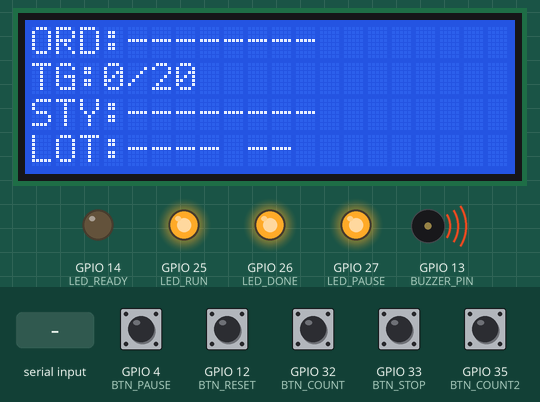
Bench run of a sketch on a simulated ESP32. Parts: 20×4 character LCD, output pins drawn as LEDs (lit = HIGH), buzzer (waves = sounding, pin HIGH). Inputs (shaded band) come from the test bench; at power-on: GPIO 4 (BTN_PAUSE), GPIO 12 (BTN_RESET), GPIO 32 (BTN_COUNT), GPIO 33 (BTN_STOP), GPIO 35 (BTN_COUNT2) HIGH. WiFi joins after 1.5 s; servers stay silent unless stated; uploads are accepted with an empty reply; what the sketch prints to the serial monitor is not drawn.

Above: at 5.1 s.
5.2 s: GPIO 12 (BTN_RESET) pulled LOW for 0.15 s
At 5.36 s:
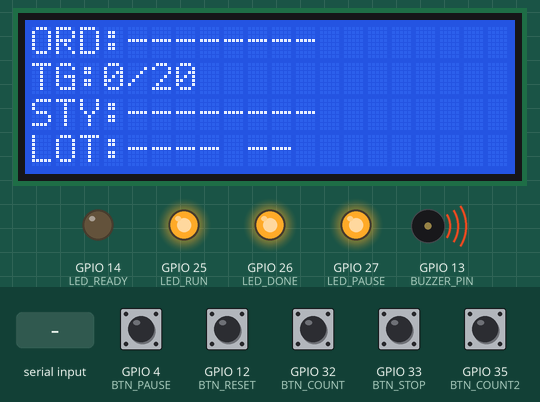
6.9 s: "unknown\n" received over the second serial link
At 8.4 s:
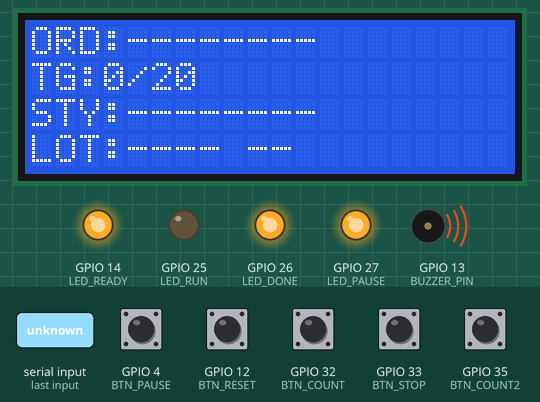
8.7 s: GPIO 32 (BTN_COUNT) pulled LOW for 0.15 s
At 9.3 s:
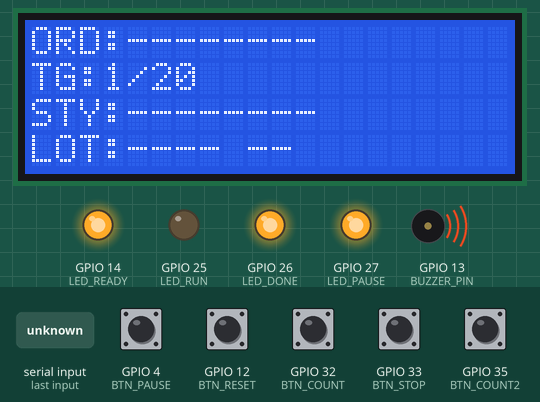
10.3 s: GPIO 4 (BTN_PAUSE) pulled LOW for 0.15 s
At 11.1 s:
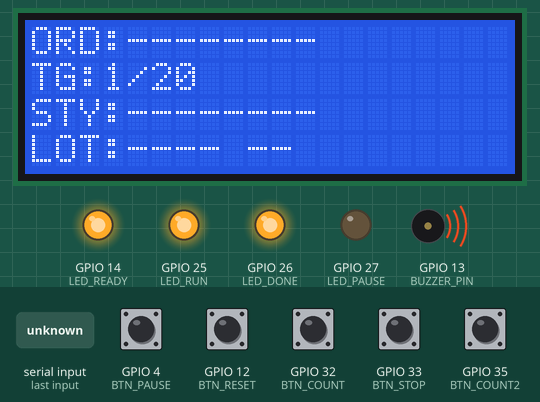
11.9 s: GPIO 33 (BTN_STOP) pulled LOW for 0.15 s
At 12.05 s:
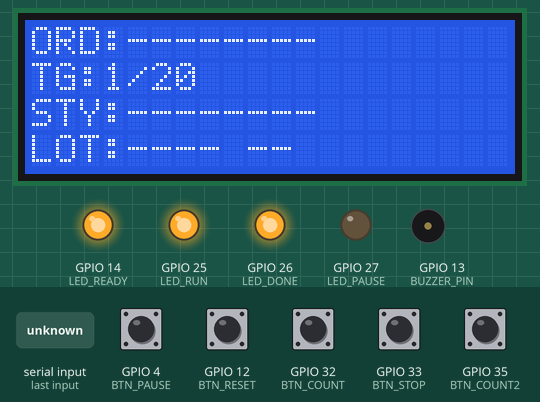
13.6 s: "1\n" received over the second serial link
At 14.7 s:
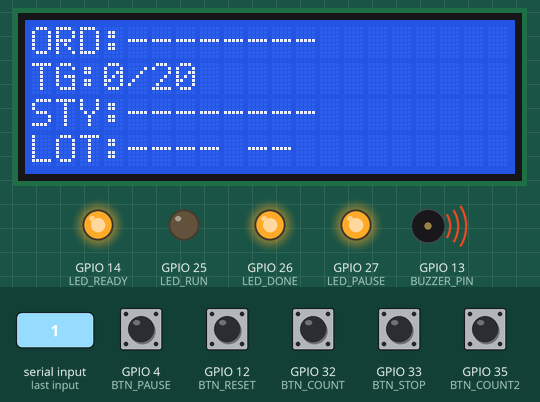
Timing chart, 0 to 16.4 s (numbered marks = the images above; inputs shaded):
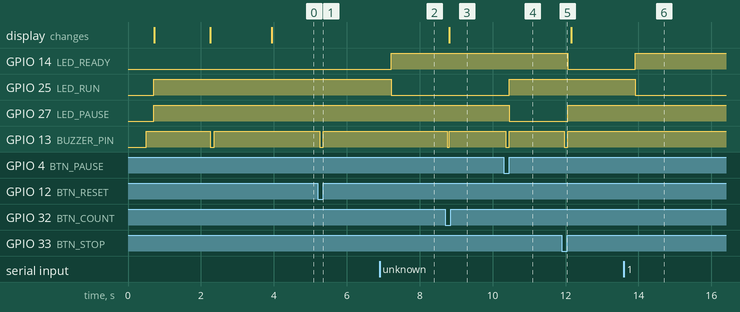

Measured:
- after the input at 5.2 s, GPIO 13 (BUZZER_PIN): HIGH → LOW after 0.06 s, → HIGH 0.10 s later
- after the input at 6.9 s, GPIO 14 (LED_READY): LOW → HIGH after 0.32 s; GPIO 25 (LED_RUN): HIGH → LOW after 0.32 s
- after the input at 8.7 s, GPIO 13 (BUZZER_PIN): HIGH → LOW after 0.05 s, → HIGH 0.05 s later; the display: changes after 0.11 s (image 3)
- after the input at 10.3 s, GPIO 25 (LED_RUN): LOW → HIGH after 0.16 s; GPIO 27 (LED_PAUSE): HIGH → LOW after 0.16 s; GPIO 13 (BUZZER_PIN): HIGH → LOW after 0.06 s, → HIGH 0.10 s later
- after the input at 11.9 s, GPIO 14 (LED_READY): HIGH → LOW after 0.16 s; GPIO 27 (LED_PAUSE): LOW → HIGH after 0.16 s; GPIO 13 (BUZZER_PIN): HIGH → LOW after 0.06 s, → HIGH 0.10 s later
- after the input at 13.6 s, GPIO 14 (LED_READY): LOW → HIGH after 0.32 s; GPIO 25 (LED_RUN): HIGH → LOW after 0.32 s

The sketch:

QR-speaker.ino
```cpp
// ============================================================
//  ESP32 Counter + Barcode Scanner (UART) + WiFi HTTP POST + LCD 20x4
//  🔵 ฟ้า=READY | 🟢 เขียว=RUN | 🟡 เหลือง=PAUSE | 🔴 แดง=DONE
// ============================================================

#include <WiFi.h>
#include <HTTPClient.h>
#include <ArduinoJson.h>
#include <Wire.h>
#include <LiquidCrystal_I2C.h>
#include <esp_task_wdt.h>

// ─── WiFi ───────────────────────────────────────────────────
const char* WIFI_SSID     = "-";
const char* WIFI_PASSWORD = "-";
const char* ENDPOINT_URL  = "http://10.0.32.70:50000/api/TEAM_A/api/iot/barcode/data";
const char* BASE_URL      = "http://10.0.32.70:50000/api/TEAM_A";
const char* TEAM_NAME     = "TEAM I";

// ─── Target ─────────────────────────────────────────────────
#define DEFAULT_TARGET 20

// ─── LCD ────────────────────────────────────────────────────
LiquidCrystal_I2C lcd(0x27, 20, 4);

// ─── Barcode Scanner UART ───────────────────────────────────
#define SCANNER_RX   17
#define SCANNER_TX   16
#define SCANNER_BAUD 9600
HardwareSerial scannerSerial(2);

// ─── Buzzer ─────────────────────────────────────────────────
#define BUZZER_PIN 13

// ─── Buttons ────────────────────────────────────────────────
#define BTN_STOP    33
#define BTN_PAUSE   4
#define BTN_RESET   12
#define BTN_COUNT   32
#define BTN_COUNT2  35

// ─── LEDs ───────────────────────────────────────────────────
#define LED_READY  14
#define LED_RUN    25
#define LED_PAUSE  27
#define LED_DONE   26

// ─── Debounce ───────────────────────────────────────────────
#define DEBOUNCE_MS 50

// ─── Status codes ───────────────────────────────────────────
#define STATUS_START  1
#define STATUS_COUNT  2
#define STATUS_BREAK  3
#define STATUS_PAUSE  4
#define STATUS_RESUME 5
#define STATUS_RESET  6
#define STATUS_FINISH 7

// ─── IP ─────────────────────────────────────────────────────
String deviceIP = "unknown";

// ─── ข้อมูลจาก server ───────────────────────────────────────
String infoStyle    = "";
String infoLot      = "";
String infoColor    = "";
int    infoOrderQty = 0;
bool   dataFound    = false;

// ─── Function prototype ──────────────────────────────────────
void updateLCD(bool forceRedraw = false);

// ============================================================
//  Structs
// ============================================================
struct Button {
  uint8_t       pin;
  int           lastState;
  int           stableState;
  unsigned long lastChangeTime;
  bool          triggered;
};

struct PostRequest {
  int           status;
  String        uid;
  int           count;
  unsigned long workTime;
  unsigned long pauseTime;
  bool          pending;
};

// ─── Buttons ────────────────────────────────────────────────
Button btnStop   = { BTN_STOP,   HIGH, HIGH, 0, false };
Button btnPause  = { BTN_PAUSE,  HIGH, HIGH, 0, false };
Button btnReset  = { BTN_RESET,  HIGH, HIGH, 0, false };
Button btnCount  = { BTN_COUNT,  HIGH, HIGH, 0, false };
Button btnCount2 = { BTN_COUNT2, HIGH, HIGH, 0, false };

// ─── State ──────────────────────────────────────────────────
bool running     = false;
bool paused      = false;
int  countValue  = 0;
int  targetValue = DEFAULT_TARGET;

String currentUID    = "";
String barcodeBuffer = "";

unsigned long taskStartTime      = 0;
unsigned long pauseStartTime     = 0;
unsigned long totalPauseDuration = 0;

unsigned long lastLCDUpdate = 0;
#define LCD_REFRESH_MS 300

// ─── POST Queue ─────────────────────────────────────────────
#define MAX_QUEUE 10
PostRequest postQueue[MAX_QUEUE];
int queueIndex = 0;
unsigned long lastPostAttempt = 0;
#define POST_RETRY_MS 500

// ============================================================
//  Helpers
// ============================================================
void updateButton(Button &btn) {
  int reading = digitalRead(btn.pin);
  btn.triggered = false;
  if (reading != btn.lastState) {
    btn.lastChangeTime = millis();
    btn.lastState = reading;
  }
  if ((millis() - btn.lastChangeTime) >= DEBOUNCE_MS) {
    if (reading != btn.stableState) {
      btn.stableState = reading;
      if (btn.stableState == LOW) btn.triggered = true;
    }
  }
}

void setLEDs(bool ready, bool run, bool pause, bool done) {
  digitalWrite(LED_READY, ready ? LOW : HIGH);
  digitalWrite(LED_RUN,   run   ? LOW : HIGH);
  digitalWrite(LED_PAUSE, pause ? LOW : HIGH);
  digitalWrite(LED_DONE,  done  ? LOW : HIGH);
}

void getDurations(unsigned long &workTime, unsigned long &pauseTime) {
  if (!running) { workTime = 0; pauseTime = 0; return; }
  if (paused) {
    workTime  = pauseStartTime - taskStartTime - totalPauseDuration;
    pauseTime = totalPauseDuration + (millis() - pauseStartTime);
  } else {
    workTime  = millis() - taskStartTime - totalPauseDuration;
    pauseTime = totalPauseDuration;
  }
}

// ─── Buzzer ──────────────────────────────────────────────────
void beep(int times, int duration) {
  for (int i = 0; i < times; i++) {
    digitalWrite(BUZZER_PIN, LOW);   // เปิดเสียง
    delay(duration);
    digitalWrite(BUZZER_PIN, HIGH);    // ปิดเสียง
    if (i < times - 1) delay(100);

  }
}

// ─── ดึง target จาก server ตาม barcode ──────────────────────
void fetchTarget(String uid) {
  if (WiFi.status() != WL_CONNECTED) return;

  HTTPClient http;
  String teamEncoded = String(TEAM_NAME);
  teamEncoded.replace(" ", "%20");

  String url = String(BASE_URL) + "/api/bundle/qty/barcode/" + uid + "?sn_mac=" + teamEncoded;
  http.begin(url);
  http.setTimeout(3000);

  int code = http.GET();
  if (code == 200) {
    String response = http.getString();
    Serial.println("[Response] " + response);

    DynamicJsonDocument doc(1024);
    if (deserializeJson(doc, response) == DeserializationError::Ok) {
      targetValue  = doc["target"]    | DEFAULT_TARGET;
      countValue   = doc["actual"]    | 0;
      infoStyle    = doc["style"]     | "";
      infoLot      = doc["lot"]       | "";
      infoColor    = doc["color"]     | "";
      infoOrderQty = (int)(doc["order_qty"].as<float>());
      dataFound    = true;

      Serial.printf("[LOAD] actual=%d target=%d style=%s lot=%s color=%s order_qty=%d\n",
                    countValue, targetValue,
                    infoStyle.c_str(), infoLot.c_str(),
                    infoColor.c_str(), infoOrderQty);
    }
  } else {
    dataFound = false;
    Serial.printf("[HTTP] Error %d\n", code);

    running            = false;
    paused             = false;
    countValue         = 0;
    currentUID         = "";
    taskStartTime      = 0;
    pauseStartTime     = 0;
    totalPauseDuration = 0;
    targetValue        = DEFAULT_TARGET;
    infoStyle          = "";
    infoLot            = "";
    infoColor          = "";
    infoOrderQty       = 0;
    queueIndex         = 0;

    beep(2, 500);

    setLEDs(true, false, false, false);
    lcd.clear();
    lcd.setCursor(0, 0);
    lcd.print("Data not found      ");
    delay(3000);

    lcd.clear();
    updateLCD(true);
  }
  http.end();
}

// ─── LCD ─────────────────────────────────────────────────────
void updateLCD(bool forceRedraw) {
  String line0, line1, line2, line3;

  line0 = "ORD:" + (infoOrderQty > 0 ? String(infoOrderQty) : "--------");
  while (line0.length() < 20) line0 += " ";

  line1 = "TG:" + String(countValue) + "/" + String(targetValue);
  while (line1.length() < 20) line1 += " ";

  line2 = "STY:" + (infoStyle.length() > 0 ? infoStyle : "--------");
  while (line2.length() < 20) line2 += " ";
  line2 = line2.substring(0, 20);

  line3 = "LOT:" + (infoLot.length() > 0 ? infoLot : "----") +
          " " + (infoColor.length() > 0 ? infoColor : "--");
  while (line3.length() < 20) line3 += " ";
  line3 = line3.substring(0, 20);

  static String prev0, prev1, prev2, prev3;

  if (forceRedraw) { prev0 = ""; prev1 = ""; prev2 = ""; prev3 = ""; }

  if (line0 != prev0) { lcd.setCursor(0, 0); lcd.print(line0); prev0 = line0; }
  if (line1 != prev1) { lcd.setCursor(0, 1); lcd.print(line1); prev1 = line1; }
  if (line2 != prev2) { lcd.setCursor(0, 2); lcd.print(line2); prev2 = line2; }
  if (line3 != prev3) { lcd.setCursor(0, 3); lcd.print(line3); prev3 = line3; }
}

// ─── POST Queue ──────────────────────────────────────────────
void queuePost(int statusCode, int count,
               unsigned long workTime, unsigned long pauseTime) {
  if (queueIndex < MAX_QUEUE) {
    PostRequest &req = postQueue[queueIndex];
    req.status    = statusCode;
    req.uid       = currentUID;
    req.count     = count;
    req.workTime  = workTime;
    req.pauseTime = pauseTime;
    req.pending   = true;
    Serial.printf("[Queue] status=%d count=%d\n", statusCode, count);
    queueIndex++;
  } else {
    Serial.println("[Queue] FULL!");
  }
}

void sendPostRequest(int idx) {
  PostRequest &req = postQueue[idx];

  StaticJsonDocument<256> doc;
  doc["status"]     = req.status;
  doc["uid"]        = req.uid;
  doc["time"]       = req.workTime;
  doc["pauseTime"]  = req.pauseTime;
  doc["actual"]     = req.count;
  doc["sn_mac"]     = TEAM_NAME;
  doc["key_button"] = req.status;
  doc["ip_address"] = deviceIP;
  doc["ssid_wifi"]  = WIFI_SSID;

  String payload;
  serializeJson(doc, payload);
  Serial.println("[Payload] " + payload);

  HTTPClient http;
  http.begin(ENDPOINT_URL);
  http.addHeader("Content-Type", "application/json");
  http.setTimeout(3000);

  int code = http.POST(payload);
  if (code == 200 || code == 201) {
    Serial.printf("[POST] status=%d → HTTP %d ✓\n", req.status, code);
    req.pending = false;
  } else {
    String response = http.getString();
    Serial.printf("[POST] status=%d → HTTP %d retry\n", req.status, code);
    if (code > 0) Serial.println(response);

    if (code == 422) {
      StaticJsonDocument<256> errDoc;
      if (deserializeJson(errDoc, response) == DeserializationError::Ok) {
        String detail = errDoc["detail"] | "Error 422";
        Serial.println("[ERROR] " + detail);

        lcd.setCursor(0, 0);
        lcd.print("ERR:                ");
        lcd.setCursor(5, 0);
        if (detail.length() > 15) detail = detail.substring(detail.length() - 15);
        lcd.print(detail);

        beep(2, 500);
        delay(2000);

        running            = false;
        paused             = false;
        countValue         = 0;
        currentUID         = "";
        taskStartTime      = 0;
        pauseStartTime     = 0;
        totalPauseDuration = 0;
        targetValue        = DEFAULT_TARGET;
        infoStyle          = "";
        infoLot            = "";
        infoColor          = "";
        infoOrderQty       = 0;
        dataFound          = false;
        queueIndex         = 0;

        setLEDs(true, false, false, false);
        lcd.clear();
        updateLCD(true);
        Serial.println("[RESET] Auto reset after error");
      }
    }
  }
  http.end();
}

void processPostQueue() {
  if (millis() - lastPostAttempt < POST_RETRY_MS) return;
  lastPostAttempt = millis();
  if (WiFi.status() != WL_CONNECTED) return;
  for (int i = 0; i < queueIndex; i++) {
    if (postQueue[i].pending) { sendPostRequest(i); break; }
  }
}

void cleanupPostQueue() {
  int w = 0;
  for (int i = 0; i < queueIndex; i++) {
    if (postQueue[i].pending) postQueue[w++] = postQueue[i];
  }
  queueIndex = w;
}

void doFinish() {
  unsigned long wTime, pTime;
  getDurations(wTime, pTime);
  paused  = false;
  running = false;
  Serial.printf("FINISH | count=%d/%d\n", countValue, targetValue);
  setLEDs(false, false, false, true);
  beep(3, 200);
  queuePost(STATUS_FINISH, countValue, wTime, pTime);

  countValue   = 0;
  currentUID   = "";
  infoStyle    = "";
  infoLot      = "";
  infoColor    = "";
  infoOrderQty = 0;
  dataFound    = false;
  targetValue  = DEFAULT_TARGET;

  lcd.clear();
  updateLCD(true);
}

void doStop() {
  unsigned long wTime, pTime;
  getDurations(wTime, pTime);
  paused  = false;
  running = false;
  Serial.printf("BREAK | count=%d/%d\n", countValue, targetValue);
  queuePost(STATUS_BREAK, countValue, wTime, pTime);

  countValue   = 0;
  currentUID   = "";
  infoStyle    = "";
  infoLot      = "";
  infoColor    = "";
  infoOrderQty = 0;
  dataFound    = false;
  targetValue  = DEFAULT_TARGET;

  setLEDs(true, false, false, false);
  lcd.clear();
  updateLCD(true);
}

// ─── อ่าน Barcode จาก Serial2 ───────────────────────────────
String readBarcode() {
  static unsigned long lastByteTime = 0;

  while (scannerSerial.available()) {
    char c = scannerSerial.read();
    lastByteTime = millis();
    if (c != '\r' && c != '\n') {
      barcodeBuffer += c;
    }
  }

  if (barcodeBuffer.length() > 0 && millis() - lastByteTime >= 300) {
    String result = barcodeBuffer;
    barcodeBuffer = "";
    result.trim();
    Serial.println("[SCAN] Got: " + result);
    return result;
  }

  return "";
}

// ============================================================
//  setup()
// ============================================================
void setup() {
  Serial.begin(115200);
  delay(500);

  scannerSerial.begin(SCANNER_BAUD, SERIAL_8N1, SCANNER_RX, SCANNER_TX);
  Serial.println("[SCANNER] Barcode scanner ready");

  pinMode(BUZZER_PIN, OUTPUT);
  digitalWrite(BUZZER_PIN, HIGH);

  Wire.begin(21, 22);
  delay(100);
  lcd.init();
  lcd.backlight();
  lcd.setCursor(0, 0); lcd.print("  ESP32 Counter     ");
  lcd.setCursor(0, 1); lcd.print("  Initializing...   ");

  pinMode(BTN_STOP,   INPUT_PULLUP);
  pinMode(BTN_PAUSE,  INPUT_PULLUP);
  pinMode(BTN_RESET,  INPUT_PULLUP);
  pinMode(BTN_COUNT,  INPUT_PULLUP);
  pinMode(BTN_COUNT2, INPUT_PULLUP);

  pinMode(LED_READY, OUTPUT);
  pinMode(LED_RUN,   OUTPUT);
  pinMode(LED_PAUSE, OUTPUT);
  pinMode(LED_DONE,  OUTPUT);
  setLEDs(true, false, false, false);

  lcd.setCursor(0, 2); lcd.print("WiFi connecting...  ");
  WiFi.begin(WIFI_SSID, WIFI_PASSWORD);
  unsigned long wStart = millis();
  while (WiFi.status() != WL_CONNECTED && millis() - wStart < 10000) {
    delay(300); Serial.print(".");
  }

  if (WiFi.status() == WL_CONNECTED) {
    deviceIP = WiFi.localIP().toString();
    Serial.println("\n[WiFi] " + deviceIP);
    lcd.setCursor(0, 2); lcd.print("WiFi OK             ");
    lcd.setCursor(0, 3);
    String ipLine = "IP: " + deviceIP;
    while (ipLine.length() < 20) ipLine += " ";
    lcd.print(ipLine);
    beep(1, 100);
  } else {
    Serial.println("\n[WiFi] FAILED");
    lcd.setCursor(0, 2); lcd.print("WiFi FAILED         ");
    lcd.setCursor(0, 3); lcd.print("Check SSID/Password ");
    beep(3, 300);
  }

  delay(1500);
  lcd.clear();

  esp_task_wdt_deinit();
  esp_task_wdt_init(30, true);
  esp_task_wdt_add(NULL);
  Serial.println("[WDT] Watchdog 30s enabled");

  updateLCD(true);
}

// ============================================================
//  loop()
// ============================================================
void loop() {
  unsigned long now = millis();

  processPostQueue();
  cleanupPostQueue();

  updateButton(btnStop);
  updateButton(btnPause);
  updateButton(btnReset);
  updateButton(btnCount);
  updateButton(btnCount2);

  // ── อ่าน Barcode (เฉพาะตอนไม่ running) ──────────────────
  static unsigned long lastScanTime = 0;
  if (!running) {
    String barcode = readBarcode();
    if (barcode.length() > 0 && millis() - lastScanTime >= 5000) {
      lastScanTime   = millis();
      currentUID     = barcode;        // ← แก้บัก: ใส่ค่า barcode
      barcodeBuffer  = "";             // ← ล้าง buffer
      Serial.println("[SCAN] Barcode: " + currentUID);

      running            = true;
      paused             = false;
      taskStartTime      = millis();
      pauseStartTime     = 0;
      totalPauseDuration = 0;

      setLEDs(false, true, false, false);
      queuePost(STATUS_START, 0, 0, 0);
      updateLCD();

      fetchTarget(currentUID);
      updateLCD(true);
    }
  }

  // ── BREAK (ปุ่มแดง) ──────────────────────────────────────
  if (btnStop.triggered && running) {
    beep(1, 100);
    doStop();
  }

  // ── COUNT +1 (ปุ่มเขียว) ─────────────────────────────────
  if (btnCount.triggered && running && !paused) {
    countValue++;
    Serial.printf("COUNT: %d/%d\n", countValue, targetValue);
    beep(1, 50);
    unsigned long wTime, pTime;
    getDurations(wTime, pTime);
    queuePost(STATUS_COUNT, countValue, wTime, pTime);
    updateLCD();
    if (countValue >= targetValue) doFinish();
  }

  // ── COUNT2 +1 (ปุ่มนับเพิ่ม) ─────────────────────────────
  if (btnCount2.triggered && running && !paused) {
    countValue++;
    Serial.printf("COUNT2: %d/%d\n", countValue, targetValue);
    beep(1, 50);
    unsigned long wTime, pTime;
    getDurations(wTime, pTime);
    queuePost(STATUS_COUNT, countValue, wTime, pTime);
    updateLCD();
    if (countValue >= targetValue) doFinish();
  }

  // ── PAUSE / RESUME (ปุ่มเหลือง) ──────────────────────────
  if (btnPause.triggered && running) {
    beep(1, 100);
    unsigned long wTime, pTime;
    if (!paused) {
      paused         = true;
      pauseStartTime = millis();
      Serial.println("PAUSE");
      setLEDs(false, false, true, false);
      getDurations(wTime, pTime);
      queuePost(STATUS_PAUSE, countValue, wTime, pTime);
    } else {
      totalPauseDuration += millis() - pauseStartTime;
      pauseStartTime      = 0;
      paused              = false;
      Serial.println("RESUME");
      setLEDs(false, true, false, false);
      getDurations(wTime, pTime);
      queuePost(STATUS_RESUME, countValue, wTime, pTime);
    }
    updateLCD();
  }

  // ── RESET (ปุ่มฟ้า) ───────────────────────────────────────
  if (btnReset.triggered) {
    beep(1, 100);
    unsigned long wTime, pTime;
    getDurations(wTime, pTime);
    Serial.println("RESET");
    setLEDs(true, false, false, false);
    queuePost(STATUS_RESET, 0, wTime, pTime);

    running            = false;
    paused             = false;
    countValue         = 0;
    currentUID         = "";
    taskStartTime      = 0;
    pauseStartTime     = 0;
    totalPauseDuration = 0;
    targetValue        = DEFAULT_TARGET;
    infoStyle          = "";
    infoLot            = "";
    infoColor          = "";
    infoOrderQty       = 0;
    dataFound          = false;
    lcd.clear();
    updateLCD(true);
  }

  // ── refresh LCD ──────────────────────────────────────────
  if (now - lastLCDUpdate >= LCD_REFRESH_MS) {
    lastLCDUpdate = now;
    updateLCD();
  }

  // ── WiFi reconnect ───────────────────────────────────────
  static unsigned long lastReconnect = 0;
  if (WiFi.status() != WL_CONNECTED) {
    if (millis() - lastReconnect >= 10000) {
      lastReconnect = millis();
      Serial.println("[WiFi] Reconnecting...");
      WiFi.disconnect();
      WiFi.begin(WIFI_SSID, WIFI_PASSWORD);
    }
  } else if (deviceIP == "unknown") {
    deviceIP = WiFi.localIP().toString();
  }

  // ── LCD keepalive ทุก 30 วินาที ──────────────────────────
  static unsigned long lastKeepAlive = 0;
  if (now - lastKeepAlive >= 30000) {
    lastKeepAlive = now;
    lcd.backlight();
  }

  esp_task_wdt_reset();
  delay(10);
}
```
